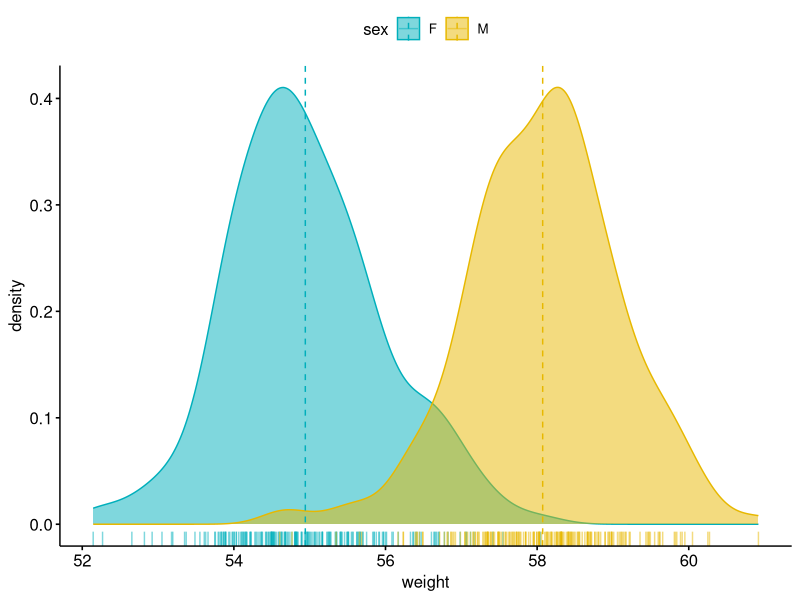
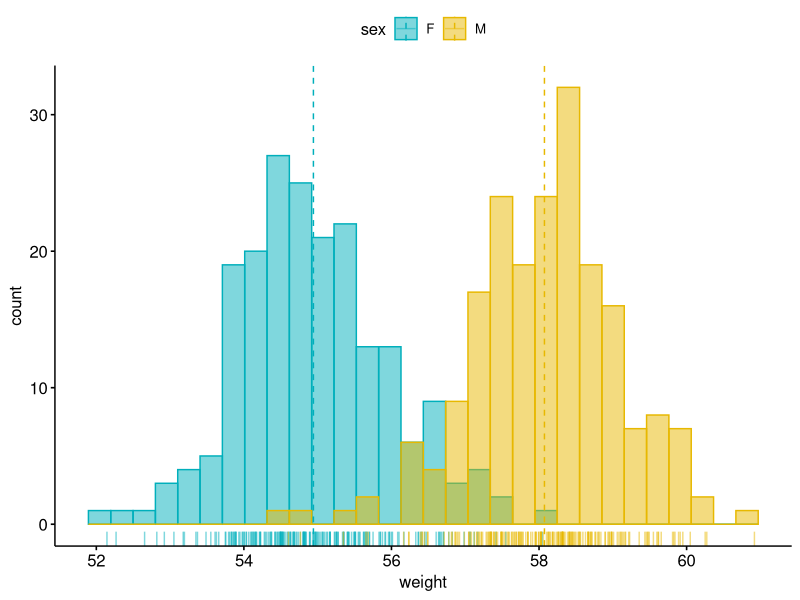
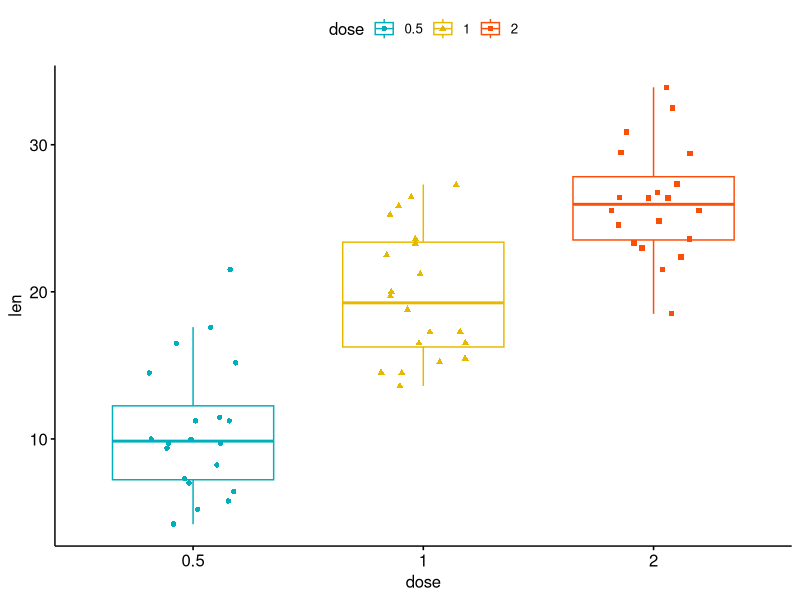
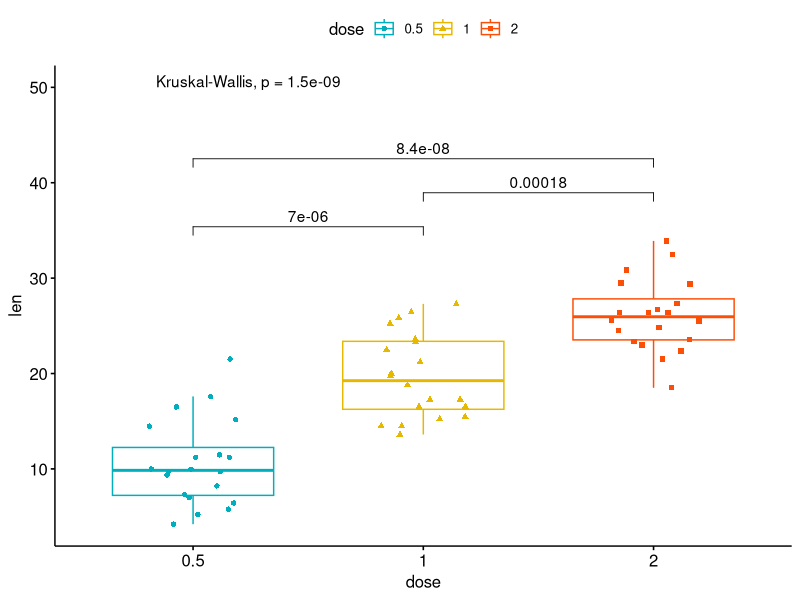
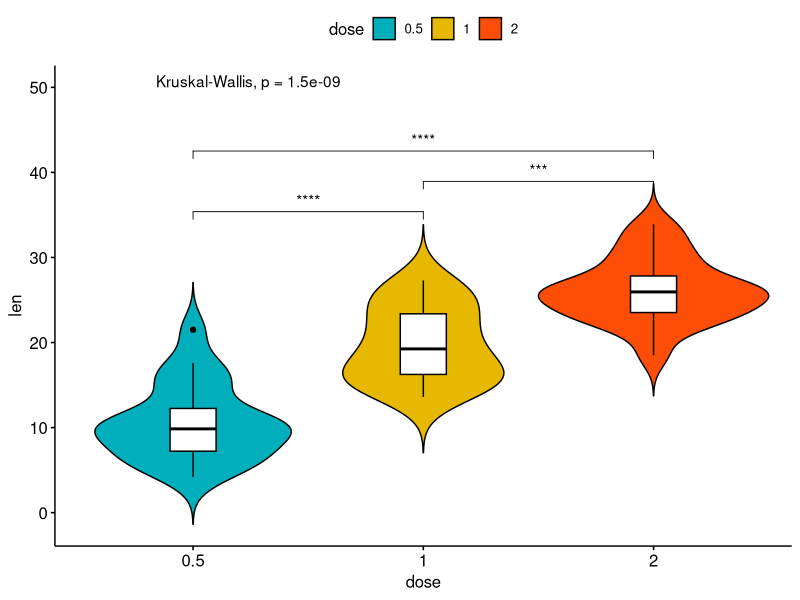

These figures' R source, in order:
## ---- chunk 1
library(ggpubr)
# Create some data format
# :::::::::::::::::::::::::::::::::::::::::::::::::::
set.seed(1234)
wdata = data.frame(
   sex = factor(rep(c("F", "M"), each=200)),
   weight = c(rnorm(200, 55), rnorm(200, 58)))
head(wdata, 4)
#>   sex   weight
#> 1   F 53.79293
#> 2   F 55.27743
#> 3   F 56.08444
#> 4   F 52.65430
## ---- chunk 2
# Density plot with mean lines and marginal rug
# :::::::::::::::::::::::::::::::::::::::::::::::::::
# Change outline and fill colors by groups ("sex")
# Use custom palette
ggdensity(wdata, x = "weight",
   add = "mean", rug = TRUE,
   color = "sex", fill = "sex",
   palette = c("#00AFBB", "#E7B800"))
## ---- chunk 3
# Histogram plot with mean lines and marginal rug
# :::::::::::::::::::::::::::::::::::::::::::::::::::
# Change outline and fill colors by groups ("sex")
# Use custom color palette
gghistogram(wdata, x = "weight",
   add = "mean", rug = TRUE,
   color = "sex", fill = "sex",
   palette = c("#00AFBB", "#E7B800"))
## ---- chunk 4
# Load data
data("ToothGrowth")
df <- ToothGrowth
head(df, 4)
#>    len supp dose
#> 1  4.2   VC  0.5
#> 2 11.5   VC  0.5
#> 3  7.3   VC  0.5
#> 4  5.8   VC  0.5

# Box plots with jittered points
# :::::::::::::::::::::::::::::::::::::::::::::::::::
# Change outline colors by groups: dose
# Use custom color palette
# Add jitter points and change the shape by groups
 p <- ggboxplot(df, x = "dose", y = "len",
                color = "dose", palette =c("#00AFBB", "#E7B800", "#FC4E07"),
                add = "jitter", shape = "dose")
 p
## ---- chunk 5
 # Add p-values comparing groups
 # Specify the comparisons you want
my_comparisons <- list( c("0.5", "1"), c("1", "2"), c("0.5", "2") )
p + stat_compare_means(comparisons = my_comparisons)+ # Add pairwise comparisons p-value
  stat_compare_means(label.y = 50)                   # Add global p-value
## ---- chunk 6
# Violin plots with box plots inside
# :::::::::::::::::::::::::::::::::::::::::::::::::::
# Change fill color by groups: dose
# add boxplot with white fill color
ggviolin(df, x = "dose", y = "len", fill = "dose",
         palette = c("#00AFBB", "#E7B800", "#FC4E07"),
         add = "boxplot", add.params = list(fill = "white"))+
  stat_compare_means(comparisons = my_comparisons, label = "p.signif")+ # Add significance levels
  stat_compare_means(label.y = 50)                                      # Add global the p-value 
